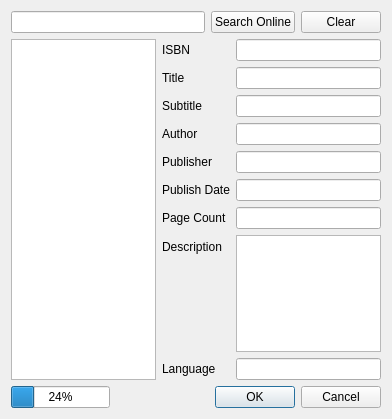
<?xml version="1.0" encoding="UTF-8"?>
<ui version="4.0">
 <class>ScanDialog</class>
 <widget class="QDialog" name="ScanDialog">
  <property name="geometry">
   <rect>
    <x>0</x>
    <y>0</y>
    <width>392</width>
    <height>419</height>
   </rect>
  </property>
  <property name="windowTitle">
   <string>Scan Book</string>
  </property>
  <layout class="QVBoxLayout" name="verticalLayout_2">
   <item>
    <layout class="QVBoxLayout" name="verticalLayout">
     <item>
      <layout class="QHBoxLayout" name="topSearchBarLayout">
       <item>
        <widget class="QLineEdit" name="searchTextEdit"/>
       </item>
       <item>
        <widget class="QPushButton" name="searchButton">
         <property name="text">
          <string>Search Online</string>
         </property>
        </widget>
       </item>
       <item>
        <widget class="QPushButton" name="clearButton">
         <property name="text">
          <string>Clear</string>
         </property>
        </widget>
       </item>
      </layout>
     </item>
     <item>
      <layout class="QHBoxLayout" name="horizontalLayout">
       <property name="sizeConstraint">
        <enum>QLayout::SetDefaultConstraint</enum>
       </property>
       <property name="leftMargin">
        <number>0</number>
       </property>
       <property name="topMargin">
        <number>0</number>
       </property>
       <property name="rightMargin">
        <number>0</number>
       </property>
       <property name="bottomMargin">
        <number>0</number>
       </property>
       <item>
        <widget class="QTableView" name="searchTable"/>
       </item>
       <item>
        <layout class="QFormLayout" name="informationLayout">
         <item row="0" column="0">
          <widget class="QLabel" name="isbnLabel">
           <property name="text">
            <string>ISBN</string>
           </property>
          </widget>
         </item>
         <item row="0" column="1">
          <widget class="QLineEdit" name="isbnTextEdit"/>
         </item>
         <item row="1" column="0">
          <widget class="QLabel" name="titleLabel">
           <property name="text">
            <string>Title</string>
           </property>
          </widget>
         </item>
         <item row="1" column="1">
          <widget class="QLineEdit" name="titleTextEdit"/>
         </item>
         <item row="2" column="0">
          <widget class="QLabel" name="subtitleLabel">
           <property name="text">
            <string>Subtitle</string>
           </property>
          </widget>
         </item>
         <item row="2" column="1">
          <widget class="QLineEdit" name="subtitleTextEdit"/>
         </item>
         <item row="3" column="0">
          <widget class="QLabel" name="authorLabel">
           <property name="text">
            <string>Author</string>
           </property>
          </widget>
         </item>
         <item row="3" column="1">
          <widget class="QLineEdit" name="authorTextEdit"/>
         </item>
         <item row="4" column="0">
          <widget class="QLabel" name="publisherLabel">
           <property name="text">
            <string>Publisher</string>
           </property>
          </widget>
         </item>
         <item row="4" column="1">
          <widget class="QLineEdit" name="publisherTextEdit"/>
         </item>
         <item row="5" column="0">
          <widget class="QLabel" name="publishDateLabel">
           <property name="text">
            <string>Publish Date</string>
           </property>
          </widget>
         </item>
         <item row="5" column="1">
          <widget class="QLineEdit" name="publishDateTextEdit"/>
         </item>
         <item row="6" column="0">
          <widget class="QLabel" name="pageCountLabel">
           <property name="text">
            <string>Page Count</string>
           </property>
          </widget>
         </item>
         <item row="6" column="1">
          <widget class="QLineEdit" name="pageCountTextEdit"/>
         </item>
         <item row="7" column="0">
          <widget class="QLabel" name="descriptionLabel">
           <property name="text">
            <string>Description</string>
           </property>
          </widget>
         </item>
         <item row="8" column="0">
          <widget class="QLabel" name="languageLabel">
           <property name="text">
            <string>Language</string>
           </property>
          </widget>
         </item>
         <item row="8" column="1">
          <widget class="QLineEdit" name="languageTextEdit"/>
         </item>
         <item row="7" column="1">
          <widget class="QTextEdit" name="descriptionTextEdit"/>
         </item>
        </layout>
       </item>
      </layout>
     </item>
     <item>
      <layout class="QHBoxLayout" name="bottomButtonLayout">
       <item>
        <widget class="QProgressBar" name="progressBar">
         <property name="value">
          <number>24</number>
         </property>
        </widget>
       </item>
       <item>
        <spacer name="horizontalSpacer">
         <property name="orientation">
          <enum>Qt::Horizontal</enum>
         </property>
         <property name="sizeHint" stdset="0">
          <size>
           <width>40</width>
           <height>20</height>
          </size>
         </property>
        </spacer>
       </item>
       <item>
        <widget class="QDialogButtonBox" name="buttonBox">
         <property name="orientation">
          <enum>Qt::Horizontal</enum>
         </property>
         <property name="standardButtons">
          <set>QDialogButtonBox::Cancel|QDialogButtonBox::Ok</set>
         </property>
        </widget>
       </item>
      </layout>
     </item>
    </layout>
   </item>
  </layout>
 </widget>
 <resources/>
 <connections>
  <connection>
   <sender>buttonBox</sender>
   <signal>accepted()</signal>
   <receiver>ScanDialog</receiver>
   <slot>accept()</slot>
   <hints>
    <hint type="sourcelabel">
     <x>407</x>
     <y>383</y>
    </hint>
    <hint type="destinationlabel">
     <x>157</x>
     <y>274</y>
    </hint>
   </hints>
  </connection>
  <connection>
   <sender>buttonBox</sender>
   <signal>rejected()</signal>
   <receiver>ScanDialog</receiver>
   <slot>reject()</slot>
   <hints>
    <hint type="sourcelabel">
     <x>407</x>
     <y>386</y>
    </hint>
    <hint type="destinationlabel">
     <x>286</x>
     <y>274</y>
    </hint>
   </hints>
  </connection>
  <connection>
   <sender>searchButton</sender>
   <signal>clicked()</signal>
   <receiver>ScanDialog</receiver>
   <slot>requestBook()</slot>
   <hints>
    <hint type="sourcelabel">
     <x>366</x>
     <y>22</y>
    </hint>
    <hint type="destinationlabel">
     <x>207</x>
     <y>197</y>
    </hint>
   </hints>
  </connection>
  <connection>
   <sender>searchTable</sender>
   <signal>clicked(QModelIndex)</signal>
   <receiver>ScanDialog</receiver>
   <slot>setResults()</slot>
   <hints>
    <hint type="sourcelabel">
     <x>135</x>
     <y>210</y>
    </hint>
    <hint type="destinationlabel">
     <x>195</x>
     <y>209</y>
    </hint>
   </hints>
  </connection>
  <connection>
   <sender>clearButton</sender>
   <signal>clicked()</signal>
   <receiver>ScanDialog</receiver>
   <slot>clearSearchField()</slot>
   <hints>
    <hint type="sourcelabel">
     <x>343</x>
     <y>18</y>
    </hint>
    <hint type="destinationlabel">
     <x>195</x>
     <y>209</y>
    </hint>
   </hints>
  </connection>
  <connection>
   <sender>searchTextEdit</sender>
   <signal>textChanged(QString)</signal>
   <receiver>ScanDialog</receiver>
   <slot>searchRequestAuto(QString)</slot>
   <hints>
    <hint type="sourcelabel">
     <x>111</x>
     <y>18</y>
    </hint>
    <hint type="destinationlabel">
     <x>195</x>
     <y>209</y>
    </hint>
   </hints>
  </connection>
 </connections>
 <slots>
  <slot>requestBook()</slot>
  <slot>setResults()</slot>
  <slot>clearSearchField()</slot>
  <slot>searchRequestAuto(QString)</slot>
 </slots>
</ui>
